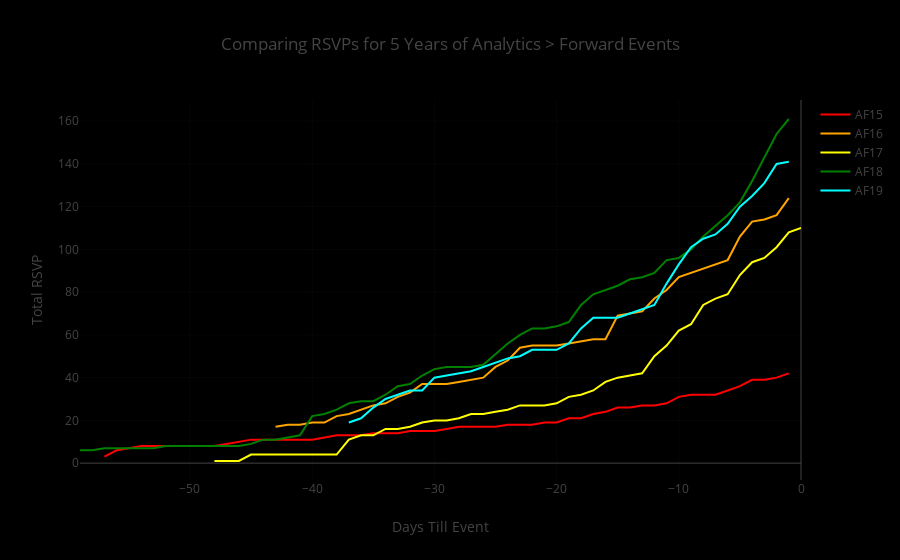

The code cell stored with this chart in its notebook:
### Code cell
# get list of events
events = df.id_name.unique().tolist()
colors = ['red','orange','yellow','green','cyan']

# create plots
data = [go.Scatter(x=-(df[df.id_name == event].days_to_event), 
                   y=df[df.id_name == event].dates_yes_cumsum, 
                   name=event,
                   mode='lines',
                   marker=dict(color=color)) for event, color in zip(events, colors)]

layout = go.Layout(title='Comparing RSVPs for 5 Years of Analytics > Forward Events',
                   xaxis=dict(title='Days Till Event'),
                   yaxis=dict(title='Total RSVP'),
                   plot_bgcolor='black',
                   paper_bgcolor='black')

fig = go.Figure(data=data, layout=layout)

pyo.iplot(fig)

### Figure 1 — Plotly figure (JSON) as saved in the notebook; plotly's stock layout.template omitted (floating-point values rounded to 4 significant figures)
{"data": [{"marker": {"color": "red"}, "mode": "lines", "name": "AF15", "type": "scatter", "uid": "349aa304-9de4-489f-8f86-53840f456ed6", "x": [-57, -56, -55, -54, -53, -52, -51, -50, -49, -48, -47, -46, -45, -44, -43, -42, -41, -40, -39, -38, -37, -36, -35, -34, -33, -32, -31, -30, -29, -28, -27, -26, -25, -24, -23, -22, -21, -20, -19, -18, -17, -16, -15, -14, -13, -12, -11, -10, -9, -8, -7, -6, -5, -4, -3, -2, -1], "y": [3, 6, 7, 8, 8, 8, 8, 8, 8, 8, 9, 10, 11, 11, 11, 11, 11, 11, 12, 13, 13, 13, 14, 14, 14, 15, 15, 15, 16, 17, 17, 17, 17, 18, 18, 18, 19, 19, 21, 21, 23, 24, 26, 26, 27, 27, 28, 31, 32, 32, 32, 34, 36, 39, 39, 40, 42]}, {"marker": {"color": "orange"}, "mode": "lines", "name": "AF16", "type": "scatter", "uid": "7a3fd7c2-191b-42b9-8689-6f7279165349", "x": [-43, -42, -41, -40, -39, -38, -37, -36, -35, -34, -33, -32, -31, -30, -29, -28, -27, -26, -25, -24, -23, -22, -21, -20, -19, -18, -17, -16, -15, -14, -13, -12, -11, -10, -9, -8, -7, -6, -5, -4, -3, -2, -1], "y": [17, 18, 18, 19, 19, 22, 23, 25, 27, 28, 31, 33, 37, 37, 37, 38, 39, 40, 45, 48, 54, 55, 55, 55, 56, 57, 58, 58, 69, 70, 71, 77, 81, 87, 89, 91, 93, 95, 106, 113, 114, 116, 124]}, {"marker": {"color": "yellow"}, "mode": "lines", "name": "AF17", "type": "scatter", "uid": "1b808e26-b712-48c2-8369-f1befbdb647d", "x": [-48, -47, -46, -45, -44, -43, -42, -41, -40, -39, -38, -37, -36, -35, -34, -33, -32, -31, -30, -29, -28, -27, -26, -25, -24, -23, -22, -21, -20, -19, -18, -17, -16, -15, -14, -13, -12, -11, -10, -9, -8, -7, -6, -5, -4, -3, -2, -1, 0], "y": [1, 1, 1, 4, 4, 4, 4, 4, 4, 4, 4, 11, 13, 13, 16, 16, 17, 19, 20, 20, 21, 23, 23, 24, 25, 27, 27, 27, 28, 31, 32, 34, 38, 40, 41, 42, 50, 55, 62, 65, 74, 77, 79, 88, 94, 96, 101, 108, 110]}, {"marker": {"color": "green"}, "mode": "lines", "name": "AF18", "type": "scatter", "uid": "a0348743-d05e-446a-ae6f-2acfe581445d", "x": [-59, -58, -57, -56, -55, -54, -53, -52, -51, -50, -49, -48, -47, -46, -45, -44, -43, -42, -41, -40, -39, -38, -37, -36, -35, -34, -33, -32, -31, -30, -29, -28, -27, -26, -25, -24, -23, -22, -21, -20, -19, -18, -17, -16, -15, -14, -13, -12, -11, -10, -9, -8, -7, -6, -5, -4, -3, -2, -1], "y": [6, 6, 7, 7, 7, 7, 7, 8, 8, 8, 8, 8, 8, 8, 9, 11, 11, 12, 13, 22, 23, 25, 28, 29, 29, 32, 36, 37, 41, 44, 45, 45, 45, 46, 51, 56, 60, 63, 63, 64, 66, 74, 79, 81, 83, 86, 87, 89, 95, 96, 100, 106, 111, 116, 122, 132, 143, 154, 161]}, {"marker": {"color": "cyan"}, "mode": "lines", "name": "AF19", "type": "scatter", "uid": "41042304-0721-472c-ba95-fffc4f669b25", "x": [-37, -36, -35, -34, -33, -32, -31, -30, -29, -28, -27, -26, -25, -24, -23, -22, -21, -20, -19, -18, -17, -16, -15, -14, -13, -12, -11, -10, -9, -8, -7, -6, -5, -4, -3, -2, -1], "y": [19, 21, 26, 30, 32, 34, 34, 40, 41, 42, 43, 45, 47, 49, 50, 53, 53, 53, 56, 63, 68, 68, 68, 70, 72, 74, 84, 93, 101, 105, 107, 112, 120, 125, 131, 140, 141]}], "layout": {"autosize": true, "paper_bgcolor": "black", "plot_bgcolor": "black", "title": {"text": "Comparing RSVPs for 5 Years of Analytics > Forward Events"}, "xaxis": {"autorange": true, "range": [-59, 0], "title": {"text": "Days Till Event"}, "type": "linear"}, "yaxis": {"autorange": true, "range": [-7.889, 169.9], "title": {"text": "Total RSVP"}, "type": "linear"}}}
